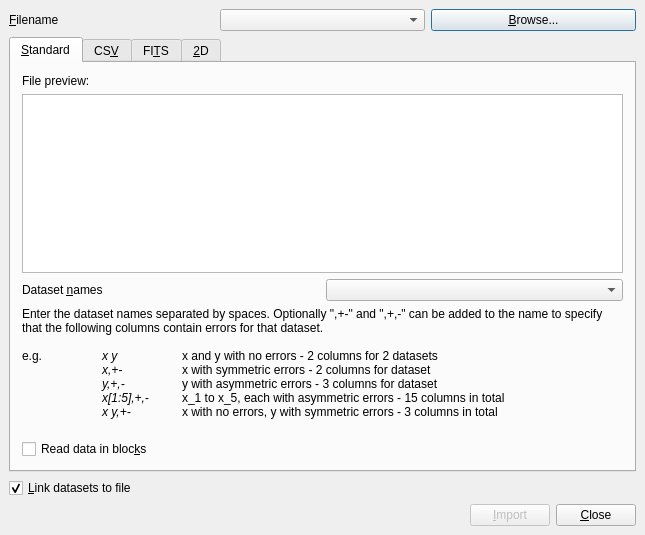
<ui version="4.0" >
 <class>importdialog</class>
 <widget class="QDialog" name="importdialog" >
  <property name="geometry" >
   <rect>
    <x>0</x>
    <y>0</y>
    <width>645</width>
    <height>535</height>
   </rect>
  </property>
  <property name="windowTitle" >
   <string>Import data - Veusz</string>
  </property>
  <layout class="QVBoxLayout" >
   <property name="spacing" >
    <number>6</number>
   </property>
   <property name="margin" >
    <number>9</number>
   </property>
   <item>
    <layout class="QHBoxLayout" >
     <property name="spacing" >
      <number>6</number>
     </property>
     <property name="margin" >
      <number>0</number>
     </property>
     <item>
      <widget class="QLabel" name="label" >
       <property name="text" >
        <string>&amp;Filename</string>
       </property>
       <property name="buddy" >
        <cstring>filenameedit</cstring>
       </property>
      </widget>
     </item>
     <item>
      <widget class="HistoryCombo" name="filenameedit" >
       <property name="toolTip" >
        <string>Enter the filename to be imported here</string>
       </property>
      </widget>
     </item>
     <item>
      <widget class="QPushButton" name="browsebutton" >
       <property name="text" >
        <string>&amp;Browse...</string>
       </property>
      </widget>
     </item>
    </layout>
   </item>
   <item>
    <widget class="QTabWidget" name="methodtab" >
     <property name="currentIndex" >
      <number>0</number>
     </property>
     <widget class="QWidget" name="standardtab" >
      <attribute name="title" >
       <string>&amp;Standard</string>
      </attribute>
      <layout class="QVBoxLayout" name="verticalLayout_4" >
       <item>
        <widget class="QLabel" name="label_7" >
         <property name="text" >
          <string>File preview:</string>
         </property>
        </widget>
       </item>
       <item>
        <widget class="QTextEdit" name="previewedit" >
         <property name="sizePolicy" >
          <sizepolicy vsizetype="Maximum" hsizetype="Expanding" >
           <horstretch>0</horstretch>
           <verstretch>0</verstretch>
          </sizepolicy>
         </property>
         <property name="lineWrapMode" >
          <enum>QTextEdit::NoWrap</enum>
         </property>
         <property name="readOnly" >
          <bool>true</bool>
         </property>
        </widget>
       </item>
       <item>
        <layout class="QHBoxLayout" >
         <property name="spacing" >
          <number>6</number>
         </property>
         <property name="margin" >
          <number>0</number>
         </property>
         <item>
          <widget class="QLabel" name="label_2" >
           <property name="text" >
            <string>Dataset &amp;names</string>
           </property>
           <property name="buddy" >
            <cstring>descriptoredit</cstring>
           </property>
          </widget>
         </item>
         <item>
          <widget class="HistoryCombo" name="descriptoredit" >
           <property name="toolTip" >
            <string>The import descriptor, consisting of the dataset names used during import, e.g. "x y" or "a[:]"</string>
           </property>
          </widget>
         </item>
        </layout>
       </item>
       <item>
        <widget class="QLabel" name="label_3" >
         <property name="sizePolicy" >
          <sizepolicy vsizetype="Preferred" hsizetype="Preferred" >
           <horstretch>0</horstretch>
           <verstretch>0</verstretch>
          </sizepolicy>
         </property>
         <property name="text" >
          <string>&lt;!DOCTYPE HTML PUBLIC "-//W3C//DTD HTML 4.0//EN" "http://www.w3.org/TR/REC-html40/strict.dtd">
&lt;html>&lt;head>&lt;meta name="qrichtext" content="1" />&lt;style type="text/css">
p, li { white-space: pre-wrap; }
&lt;/style>&lt;/head>&lt;body>
&lt;p style=" margin-top:0px; margin-bottom:0px; margin-left:0px; margin-right:0px; -qt-block-indent:0; text-indent:0px;">Enter the dataset names separated by spaces. Optionally ",+-" and ",+,-" can be added to the name to specify that the following columns contain errors for that dataset.&lt;/p>
&lt;p style="-qt-paragraph-type:empty; margin-top:0px; margin-bottom:0px; margin-left:0px; margin-right:0px; -qt-block-indent:0; text-indent:0px;">&lt;/p>
&lt;p style=" margin-top:0px; margin-bottom:0px; margin-left:0px; margin-right:0px; -qt-block-indent:0; text-indent:0px;">e.g.	&lt;span style=" font-style:italic;">x y&lt;/span>	x and y with no errors - 2 columns for 2 datasets&lt;/p>
&lt;p style=" margin-top:0px; margin-bottom:0px; margin-left:0px; margin-right:0px; -qt-block-indent:0; text-indent:0px;">	&lt;span style=" font-style:italic;">x,+-&lt;/span>	x with symmetric errors - 2 columns for dataset&lt;/p>
&lt;p style=" margin-top:0px; margin-bottom:0px; margin-left:0px; margin-right:0px; -qt-block-indent:0; text-indent:0px;">	&lt;span style=" font-style:italic;">y,+,-&lt;/span>	y with asymmetric errors - 3 columns for dataset&lt;/p>
&lt;p style=" margin-top:0px; margin-bottom:0px; margin-left:0px; margin-right:0px; -qt-block-indent:0; text-indent:0px;">	&lt;span style=" font-style:italic;">x[1:5],+,-&lt;/span>	x_1 to x_5, each with asymmetric errors - 15 columns in total&lt;/p>
&lt;p style=" margin-top:0px; margin-bottom:0px; margin-left:0px; margin-right:0px; -qt-block-indent:0; text-indent:0px;">	&lt;span style=" font-style:italic;">x y,+-&lt;/span>	x with no errors, y with symmetric errors - 3 columns in total&lt;/p>
&lt;p style="-qt-paragraph-type:empty; margin-top:0px; margin-bottom:0px; margin-left:0px; margin-right:0px; -qt-block-indent:0; text-indent:0px;">&lt;/p>&lt;/body>&lt;/html></string>
         </property>
         <property name="wordWrap" >
          <bool>true</bool>
         </property>
        </widget>
       </item>
       <item>
        <widget class="QCheckBox" name="blockcheckbox" >
         <property name="toolTip" >
          <string>&lt;html>&lt;head>&lt;meta name="qrichtext" content="1" />&lt;/head>&lt;body style=" white-space: pre-wrap; font-family:Sans Serif; font-size:9pt; font-weight:400; font-style:normal; text-decoration:none;">&lt;p style=" margin-top:0px; margin-bottom:0px; margin-left:0px; margin-right:0px; -qt-block-indent:0; text-indent:0px;">If this is selected, blank lines or the word "no" are used to separate the file into blocks. An underscore followed by the block number is added to the dataset names&lt;/p>&lt;/body>&lt;/html></string>
         </property>
         <property name="text" >
          <string>Read data in bloc&amp;ks</string>
         </property>
        </widget>
       </item>
      </layout>
     </widget>
     <widget class="QWidget" name="csvtab" >
      <attribute name="title" >
       <string>CS&amp;V</string>
      </attribute>
      <layout class="QVBoxLayout" name="verticalLayout_3" >
       <item>
        <widget class="QLabel" name="label_8" >
         <property name="text" >
          <string>File preview:</string>
         </property>
        </widget>
       </item>
       <item>
        <widget class="QTableWidget" name="previewtablecsv" >
         <property name="editTriggers" >
          <set>QAbstractItemView::NoEditTriggers</set>
         </property>
         <property name="tabKeyNavigation" >
          <bool>false</bool>
         </property>
        </widget>
       </item>
       <item>
        <widget class="QLabel" name="label_6" >
         <property name="text" >
          <string>Comma Separated Value (CSV) files are often used to export data from applications such as Excel and OpenOffice. Veusz can read data from these files. At the top of each column of data, a dataset name can be given for the data below. Multiple datasets can be placed below each other if new names are given.

To import error bars, columns with the names "+", "-" or "+-" should be given in columns immediately to the right of the dataset, for positive, negative or symmetric errors.

Veusz can also read data organised in rows rather than columns.
</string>
         </property>
         <property name="wordWrap" >
          <bool>true</bool>
         </property>
        </widget>
       </item>
       <item>
        <layout class="QGridLayout" >
         <property name="margin" >
          <number>0</number>
         </property>
         <property name="spacing" >
          <number>6</number>
         </property>
         <item row="0" column="1" >
          <widget class="QComboBox" name="directioncombo" >
           <property name="toolTip" >
            <string>&lt;html>&lt;head>&lt;meta name="qrichtext" content="1" />&lt;/head>&lt;body style=" white-space: pre-wrap; font-family:Sans Serif; font-size:9pt; font-weight:400; font-style:normal; text-decoration:none;">&lt;p style=" margin-top:0px; margin-bottom:0px; margin-left:0px; margin-right:0px; -qt-block-indent:0; text-indent:0px;">Are the data arranged in columns or rows?&lt;/p>&lt;/body>&lt;/html></string>
           </property>
           <item>
            <property name="text" >
             <string>Columns</string>
            </property>
           </item>
           <item>
            <property name="text" >
             <string>Rows</string>
            </property>
           </item>
          </widget>
         </item>
         <item row="0" column="0" >
          <widget class="QLabel" name="label_4" >
           <property name="text" >
            <string>&amp;Direction</string>
           </property>
           <property name="buddy" >
            <cstring>directioncombo</cstring>
           </property>
          </widget>
         </item>
         <item row="1" column="1" >
          <widget class="HistoryCombo" name="prefixedit" >
           <property name="toolTip" >
            <string>&lt;html>&lt;head>&lt;meta name="qrichtext" content="1" />&lt;/head>&lt;body style=" white-space: pre-wrap; font-family:Sans Serif; font-size:9pt; font-weight:400; font-style:normal; text-decoration:none;">&lt;p style=" margin-top:0px; margin-bottom:0px; margin-left:0px; margin-right:0px; -qt-block-indent:0; text-indent:0px;">Optional text prepended to the name of each dataset&lt;/p>&lt;/body>&lt;/html></string>
           </property>
          </widget>
         </item>
         <item row="1" column="0" >
          <widget class="QLabel" name="label_5" >
           <property name="text" >
            <string>&amp;Prefix</string>
           </property>
           <property name="buddy" >
            <cstring>prefixedit</cstring>
           </property>
          </widget>
         </item>
        </layout>
       </item>
      </layout>
     </widget>
     <widget class="QWidget" name="fitstab" >
      <attribute name="title" >
       <string>FI&amp;TS</string>
      </attribute>
      <layout class="QVBoxLayout" name="verticalLayout_2" >
       <item>
        <layout class="QHBoxLayout" >
         <property name="spacing" >
          <number>6</number>
         </property>
         <property name="margin" >
          <number>0</number>
         </property>
         <item>
          <widget class="QLabel" name="fitslabel" >
           <property name="text" >
            <string>List of HDUs in FITS file:</string>
           </property>
           <property name="wordWrap" >
            <bool>true</bool>
           </property>
          </widget>
         </item>
         <item>
          <widget class="QLabel" name="fitsimportstatus" >
           <property name="text" >
            <string/>
           </property>
           <property name="alignment" >
            <set>Qt::AlignRight|Qt::AlignTrailing|Qt::AlignVCenter</set>
           </property>
          </widget>
         </item>
        </layout>
       </item>
       <item>
        <widget class="QTreeWidget" name="fitshdulist" >
         <property name="rootIsDecorated" >
          <bool>false</bool>
         </property>
         <property name="columnCount" >
          <number>3</number>
         </property>
         <column>
          <property name="text" >
           <string>HDU</string>
          </property>
         </column>
         <column>
          <property name="text" >
           <string>Name</string>
          </property>
         </column>
         <column>
          <property name="text" >
           <string>Type</string>
          </property>
         </column>
        </widget>
       </item>
       <item>
        <layout class="QGridLayout" name="gridLayout_2" >
         <item row="0" column="0" >
          <widget class="QLabel" name="label_10" >
           <property name="text" >
            <string>Dataset name to use:</string>
           </property>
          </widget>
         </item>
         <item row="0" column="1" >
          <widget class="HistoryCombo" name="fitsdatasetname" >
           <property name="toolTip" >
            <string>&lt;html>&lt;head>&lt;meta name="qrichtext" content="1" />&lt;/head>&lt;body style=" white-space: pre-wrap; font-family:Sans Serif; font-size:9pt; font-weight:400; font-style:normal; text-decoration:none;">&lt;p style=" margin-top:0px; margin-bottom:0px; margin-left:0px; margin-right:0px; -qt-block-indent:0; text-indent:0px;">Column or image specified is imported using the name given here&lt;/p>&lt;/body>&lt;/html></string>
           </property>
          </widget>
         </item>
         <item row="1" column="0" >
          <widget class="QLabel" name="label_11" >
           <property name="text" >
            <string>Data FITS column:</string>
           </property>
          </widget>
         </item>
         <item row="1" column="1" >
          <widget class="QComboBox" name="fitsdatacolumn" >
           <property name="toolTip" >
            <string>&lt;html>&lt;head>&lt;meta name="qrichtext" content="1" />&lt;/head>&lt;body style=" white-space: pre-wrap; font-family:Sans Serif; font-size:9pt; font-weight:400; font-style:normal; text-decoration:none;">&lt;p style=" margin-top:0px; margin-bottom:0px; margin-left:0px; margin-right:0px; -qt-block-indent:0; text-indent:0px;">If importing a table, this is the column used to provide the main data&lt;/p>&lt;/body>&lt;/html></string>
           </property>
           <property name="editable" >
            <bool>false</bool>
           </property>
          </widget>
         </item>
         <item row="2" column="0" >
          <widget class="QLabel" name="label_12" >
           <property name="text" >
            <string>Symmetric error FITS column:</string>
           </property>
          </widget>
         </item>
         <item row="2" column="1" >
          <widget class="QComboBox" name="fitssymcolumn" >
           <property name="toolTip" >
            <string>&lt;html>&lt;head>&lt;meta name="qrichtext" content="1" />&lt;/head>&lt;body style=" white-space: pre-wrap; font-family:Sans Serif; font-size:9pt; font-weight:400; font-style:normal; text-decoration:none;">&lt;p style=" margin-top:0px; margin-bottom:0px; margin-left:0px; margin-right:0px; -qt-block-indent:0; text-indent:0px;">Column used for symmetric errors, if appropriate&lt;/p>&lt;/body>&lt;/html></string>
           </property>
           <property name="editable" >
            <bool>false</bool>
           </property>
          </widget>
         </item>
         <item row="3" column="0" >
          <widget class="QLabel" name="label_13" >
           <property name="text" >
            <string>Positive error FITS column:</string>
           </property>
          </widget>
         </item>
         <item row="3" column="1" >
          <widget class="QComboBox" name="fitsposcolumn" >
           <property name="toolTip" >
            <string>&lt;html>&lt;head>&lt;meta name="qrichtext" content="1" />&lt;/head>&lt;body style=" white-space: pre-wrap; font-family:Sans Serif; font-size:9pt; font-weight:400; font-style:normal; text-decoration:none;">&lt;p style=" margin-top:0px; margin-bottom:0px; margin-left:0px; margin-right:0px; -qt-block-indent:0; text-indent:0px;">Column used for positive errors, if appropriate&lt;/p>&lt;/body>&lt;/html></string>
           </property>
           <property name="editable" >
            <bool>false</bool>
           </property>
          </widget>
         </item>
         <item row="4" column="0" >
          <widget class="QLabel" name="label_14" >
           <property name="text" >
            <string>Negative error FITS column:</string>
           </property>
          </widget>
         </item>
         <item row="4" column="1" >
          <widget class="QComboBox" name="fitsnegcolumn" >
           <property name="toolTip" >
            <string>&lt;html>&lt;head>&lt;meta name="qrichtext" content="1" />&lt;/head>&lt;body style=" white-space: pre-wrap; font-family:Sans Serif; font-size:9pt; font-weight:400; font-style:normal; text-decoration:none;">&lt;p style=" margin-top:0px; margin-bottom:0px; margin-left:0px; margin-right:0px; -qt-block-indent:0; text-indent:0px;">Column used for negative errors, if appropriate&lt;/p>&lt;/body>&lt;/html></string>
           </property>
           <property name="editable" >
            <bool>false</bool>
           </property>
          </widget>
         </item>
        </layout>
       </item>
      </layout>
     </widget>
     <widget class="QWidget" name="tab2d" >
      <attribute name="title" >
       <string>&amp;2D</string>
      </attribute>
      <layout class="QVBoxLayout" name="verticalLayout" >
       <item>
        <widget class="QLabel" name="label_9" >
         <property name="text" >
          <string>File preview:</string>
         </property>
        </widget>
       </item>
       <item>
        <widget class="QTextEdit" name="twod_previewedit" >
         <property name="lineWrapMode" >
          <enum>QTextEdit::NoWrap</enum>
         </property>
         <property name="readOnly" >
          <bool>true</bool>
         </property>
        </widget>
       </item>
       <item>
        <layout class="QHBoxLayout" >
         <property name="spacing" >
          <number>6</number>
         </property>
         <property name="margin" >
          <number>0</number>
         </property>
         <item>
          <widget class="QLabel" name="label_20" >
           <property name="text" >
            <string>Datasets:</string>
           </property>
          </widget>
         </item>
         <item>
          <widget class="HistoryCombo" name="twod_datasetsedit" >
           <property name="toolTip" >
            <string>&lt;html>&lt;head>&lt;meta name="qrichtext" content="1" />&lt;/head>&lt;body style=" white-space: pre-wrap; font-family:Sans Serif; font-size:9pt; font-weight:400; font-style:normal; text-decoration:none;">&lt;p style=" margin-top:0px; margin-bottom:0px; margin-left:0px; margin-right:0px; -qt-block-indent:0; text-indent:0px;">A space separated list of dataset names to import from the file&lt;/p>&lt;/body>&lt;/html></string>
           </property>
          </widget>
         </item>
        </layout>
       </item>
       <item>
        <layout class="QGridLayout" name="gridLayout" >
         <item row="0" column="0" >
          <widget class="QLabel" name="label_15" >
           <property name="text" >
            <string>Range of &amp;X:</string>
           </property>
           <property name="buddy" >
            <cstring>twod_xminedit</cstring>
           </property>
          </widget>
         </item>
         <item row="0" column="1" >
          <widget class="HistoryCombo" name="twod_xminedit" >
           <property name="toolTip" >
            <string>&lt;html>&lt;head>&lt;meta name="qrichtext" content="1" />&lt;/head>&lt;body style=" white-space: pre-wrap; font-family:Sans Serif; font-size:9pt; font-weight:400; font-style:normal; text-decoration:none;">&lt;p style=" margin-top:0px; margin-bottom:0px; margin-left:0px; margin-right:0px; -qt-block-indent:0; text-indent:0px;">Enter a number for the minimum coordinate of the X axis (default 0)&lt;/p>&lt;/body>&lt;/html></string>
           </property>
          </widget>
         </item>
         <item row="0" column="2" >
          <widget class="QLabel" name="label_16" >
           <property name="text" >
            <string>to</string>
           </property>
          </widget>
         </item>
         <item row="0" column="3" >
          <widget class="HistoryCombo" name="twod_xmaxedit" >
           <property name="toolTip" >
            <string>&lt;html>&lt;head>&lt;meta name="qrichtext" content="1" />&lt;/head>&lt;body style=" white-space: pre-wrap; font-family:Sans Serif; font-size:9pt; font-weight:400; font-style:normal; text-decoration:none;">&lt;p style=" margin-top:0px; margin-bottom:0px; margin-left:0px; margin-right:0px; -qt-block-indent:0; text-indent:0px;">Enter a value for a maximum coordinate of the X axis (default is number of columns in file)&lt;/p>&lt;/body>&lt;/html></string>
           </property>
          </widget>
         </item>
         <item row="1" column="0" >
          <widget class="QLabel" name="label_18" >
           <property name="text" >
            <string>Range of &amp;Y:</string>
           </property>
           <property name="buddy" >
            <cstring>twod_yminedit</cstring>
           </property>
          </widget>
         </item>
         <item row="1" column="1" >
          <widget class="HistoryCombo" name="twod_yminedit" >
           <property name="toolTip" >
            <string>&lt;html>&lt;head>&lt;meta name="qrichtext" content="1" />&lt;/head>&lt;body style=" white-space: pre-wrap; font-family:Sans Serif; font-size:9pt; font-weight:400; font-style:normal; text-decoration:none;">&lt;p style=" margin-top:0px; margin-bottom:0px; margin-left:0px; margin-right:0px; -qt-block-indent:0; text-indent:0px;">Enter a number for the minimum coordinate of the Y axis (default 0)&lt;/p>&lt;/body>&lt;/html></string>
           </property>
          </widget>
         </item>
         <item row="1" column="2" >
          <widget class="QLabel" name="label_17" >
           <property name="text" >
            <string>to</string>
           </property>
          </widget>
         </item>
         <item row="1" column="3" >
          <widget class="HistoryCombo" name="twod_ymaxedit" >
           <property name="toolTip" >
            <string>&lt;html>&lt;head>&lt;meta name="qrichtext" content="1" />&lt;/head>&lt;body style=" white-space: pre-wrap; font-family:Sans Serif; font-size:9pt; font-weight:400; font-style:normal; text-decoration:none;">&lt;p style=" margin-top:0px; margin-bottom:0px; margin-left:0px; margin-right:0px; -qt-block-indent:0; text-indent:0px;">Enter a number for the maximum coordinate of the Y axis (default number of rows in file)&lt;/p>&lt;/body>&lt;/html></string>
           </property>
          </widget>
         </item>
        </layout>
       </item>
       <item>
        <widget class="QCheckBox" name="twod_invertrowscheck" >
         <property name="text" >
          <string>Invert &amp;rows when reading</string>
         </property>
        </widget>
       </item>
       <item>
        <widget class="QCheckBox" name="twod_invertcolscheck" >
         <property name="text" >
          <string>Invert colu&amp;mns when reading</string>
         </property>
        </widget>
       </item>
       <item>
        <widget class="QCheckBox" name="twod_transposecheck" >
         <property name="text" >
          <string>Trans&amp;pose rows and columns</string>
         </property>
        </widget>
       </item>
       <item>
        <widget class="QLabel" name="label_19" >
         <property name="text" >
          <string>Data are read as a 2D matrix from the file.  X is read from left to right, Y from bottom to top, by default. These parameters listed here can be altered by including xrange A B, yrange A B, invertrows, invertcols and transpose as lines in the data file. Multiple datasets can be included by separating with blank lines.
</string>
         </property>
         <property name="wordWrap" >
          <bool>true</bool>
         </property>
        </widget>
       </item>
      </layout>
     </widget>
    </widget>
   </item>
   <item>
    <widget class="QCheckBox" name="linkcheckbox" >
     <property name="toolTip" >
      <string>&lt;html>&lt;head>&lt;meta name="qrichtext" content="1" />&lt;/head>&lt;body style=" white-space: pre-wrap; font-family:Sans Serif; font-size:9pt; font-weight:400; font-style:normal; text-decoration:none;">&lt;p style=" margin-top:0px; margin-bottom:0px; margin-left:0px; margin-right:0px; -qt-block-indent:0; text-indent:0px;">Data imported are not stored in the Veusz saved file, but are reloaded each time the Veusz file is opened, or Data-&amp;gt;Reload is selected on the menu.&lt;/p>&lt;/body>&lt;/html></string>
     </property>
     <property name="text" >
      <string>&amp;Link datasets to file</string>
     </property>
     <property name="checked" >
      <bool>true</bool>
     </property>
    </widget>
   </item>
   <item>
    <layout class="QHBoxLayout" >
     <property name="spacing" >
      <number>6</number>
     </property>
     <property name="margin" >
      <number>0</number>
     </property>
     <item>
      <spacer>
       <property name="orientation" >
        <enum>Qt::Horizontal</enum>
       </property>
       <property name="sizeType" >
        <enum>QSizePolicy::Expanding</enum>
       </property>
       <property name="sizeHint" stdset="0" >
        <size>
         <width>40</width>
         <height>20</height>
        </size>
       </property>
      </spacer>
     </item>
     <item>
      <widget class="QPushButton" name="importbutton" >
       <property name="enabled" >
        <bool>false</bool>
       </property>
       <property name="text" >
        <string>&amp;Import</string>
       </property>
       <property name="shortcut" >
        <string>Alt+I</string>
       </property>
      </widget>
     </item>
     <item>
      <widget class="QPushButton" name="closebutton" >
       <property name="text" >
        <string>&amp;Close</string>
       </property>
       <property name="shortcut" >
        <string>Alt+C</string>
       </property>
      </widget>
     </item>
    </layout>
   </item>
  </layout>
 </widget>
 <layoutdefault spacing="6" margin="11" />
 <pixmapfunction>qPixmapFromMimeSource</pixmapfunction>
 <customwidgets>
  <customwidget>
   <class>HistoryCombo</class>
   <extends>QComboBox</extends>
   <header>historycombo.h</header>
  </customwidget>
 </customwidgets>
 <resources/>
 <connections>
  <connection>
   <sender>closebutton</sender>
   <signal>clicked()</signal>
   <receiver>importdialog</receiver>
   <slot>close()</slot>
   <hints>
    <hint type="sourcelabel" >
     <x>634</x>
     <y>524</y>
    </hint>
    <hint type="destinationlabel" >
     <x>318</x>
     <y>0</y>
    </hint>
   </hints>
  </connection>
 </connections>
</ui>
